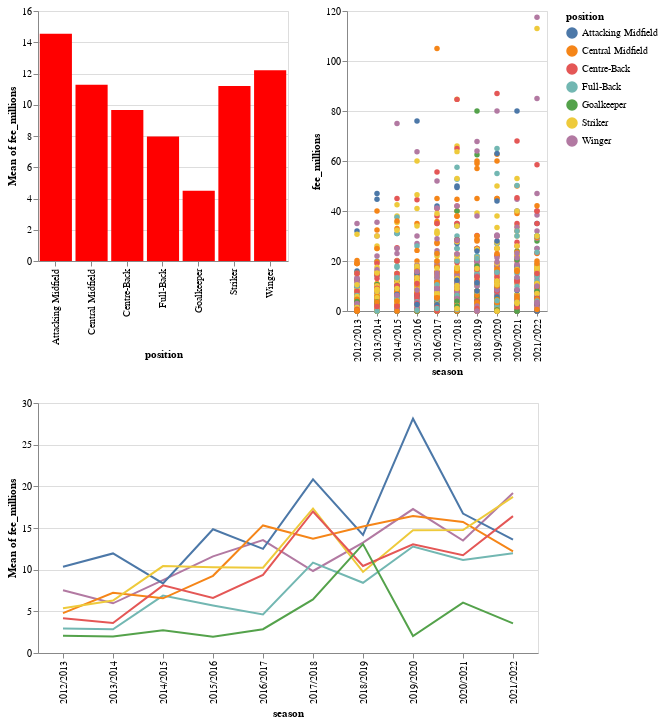

This figure's notebook cell:
### Code cell
selection = alt.selection(type="multi", fields=["position"], on = 'mouseover')

# Create a container for our two different views
base =  alt.Chart(data).properties(width=500, height=250)

# Let's specify our overview chart
overview = alt.Chart(data).mark_bar().encode(
    y = "mean(fee_millions)",
    x = "position",
    color=alt.condition(selection, alt.value("red"), alt.value("lightgrey"))
).add_selection(selection).properties(height=250, width=250)

# Create a detail chart
detail = alt.Chart(data).mark_circle().encode(
    x = "season",
    y    = "fee_millions",
    color = "position",
    
    tooltip=["player_name", "club_name"],
    opacity=alt.condition(selection,alt.value(1),alt.value(.0001))
).add_selection(selection)

mean_line = alt.Chart(data).mark_line(color="blue").encode(
    x="season",
    y="mean(fee_millions)",
    color="position"
).transform_filter(selection)

mean_line = alt.Chart(data).mark_line(color="blue").encode(
    x="season",
    y="mean(fee_millions)",
    color="position"
).transform_filter(selection)

# Create a separate chart for the mean line
mean_chart = mean_line.properties(width=500, height=250)

# Combine the overview chart, the detail chart, and the mean chart using | for side-by-side layout


# Combine the overview chart, the detail chart, and the mean chart using & for top-to-bottom layout
combined_chart = (overview | detail) & mean_chart

combined_chart

### Figure 1 — Vega-Lite specification as saved in the notebook (floating-point values rounded to 4 significant figures; data arrays with more than 128 entries replaced by an {"elided": "..."} marker saying what was removed)
{"config": {"view": {"continuousWidth": 400, "continuousHeight": 300}}, "vconcat": [{"hconcat": [{"mark": "bar", "encoding": {"color": {"condition": {"value": "red", "selection": "selector002"}, "value": "lightgrey"}, "x": {"type": "nominal", "field": "position"}, "y": {"type": "quantitative", "aggregate": "mean", "field": "fee_millions"}}, "height": 250, "selection": {"selector002": {"type": "multi", "fields": ["position"], "on": "mouseover"}}, "width": 250}, {"mark": "circle", "encoding": {"color": {"type": "nominal", "field": "position"}, "opacity": {"condition": {"value": 1, "selection": "selector002"}, "value": 0.0001}, "tooltip": [{"type": "nominal", "field": "player_name"}, {"type": "nominal", "field": "club_name"}], "x": {"type": "nominal", "field": "season"}, "y": {"type": "quantitative", "field": "fee_millions"}}, "selection": {"selector002": {"type": "multi", "fields": ["position"], "on": "mouseover"}}}]}, {"mark": {"type": "line", "color": "blue"}, "encoding": {"color": {"type": "nominal", "field": "position"}, "x": {"type": "nominal", "field": "season"}, "y": {"type": "quantitative", "aggregate": "mean", "field": "fee_millions"}}, "height": 250, "transform": [{"filter": {"selection": "selector002"}}], "width": 500}], "data": {"name": "data-68f8b316ed6ffbb810804ac9f3eea8ef"}, "$schema": "https://vega.github.io/schema/vega-lite/v4.8.1.json", "datasets": {"data-68f8b316ed6ffbb810804ac9f3eea8ef": {"elided": "1471 records"}}}
